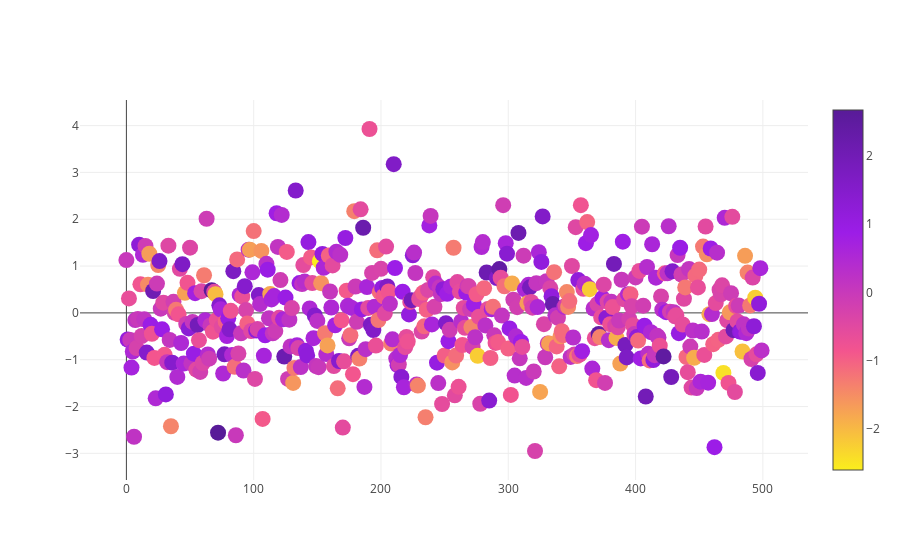

Notebook source saved alongside this figure:
### Code cell
iplot(data, filename='scatter-for-dashboard')

### Figure 1 — Plotly figure (JSON) as saved in the notebook; plotly's stock layout.template omitted (floating-point values rounded to 4 significant figures; data arrays with more than 128 entries replaced by an {"elided": "..."} marker saying what was removed)
{"data": [{"marker": {"color": {"elided": "500 float values"}, "colorscale": [[0, "#FAEE1C"], [0.33, "#F3558E"], [0.66, "#9C1DE7"], [1, "#581B98"]], "showscale": true, "size": "16"}, "mode": "markers", "type": "scatter", "y": {"elided": "500 float values"}}], "layout": {}}
